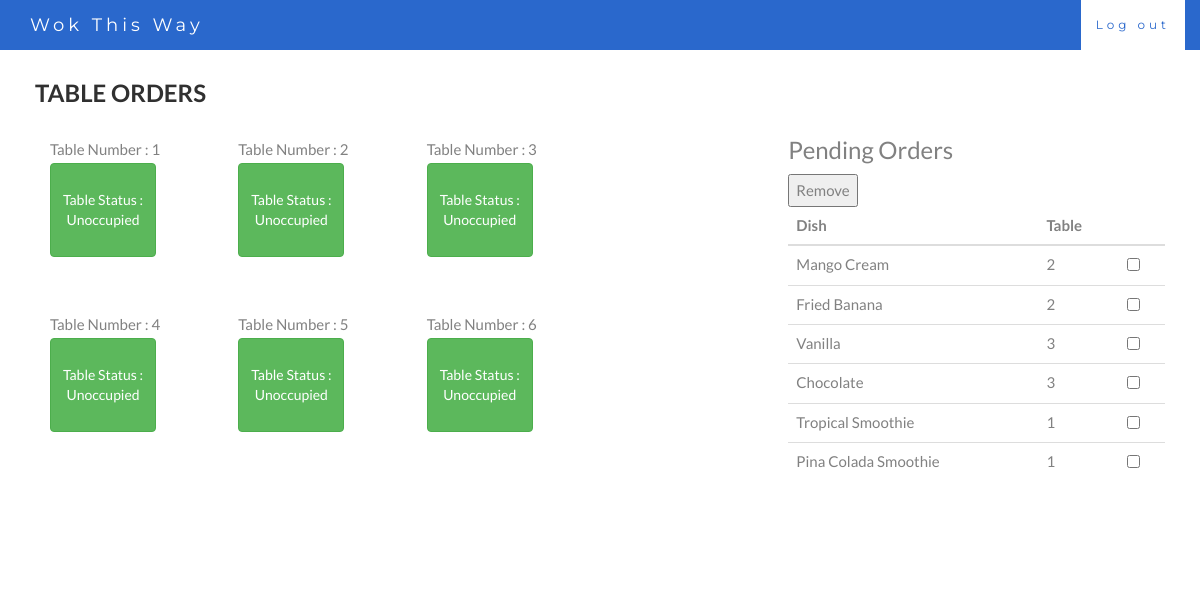
/cashier/, run on an earlier commit of the app's database.
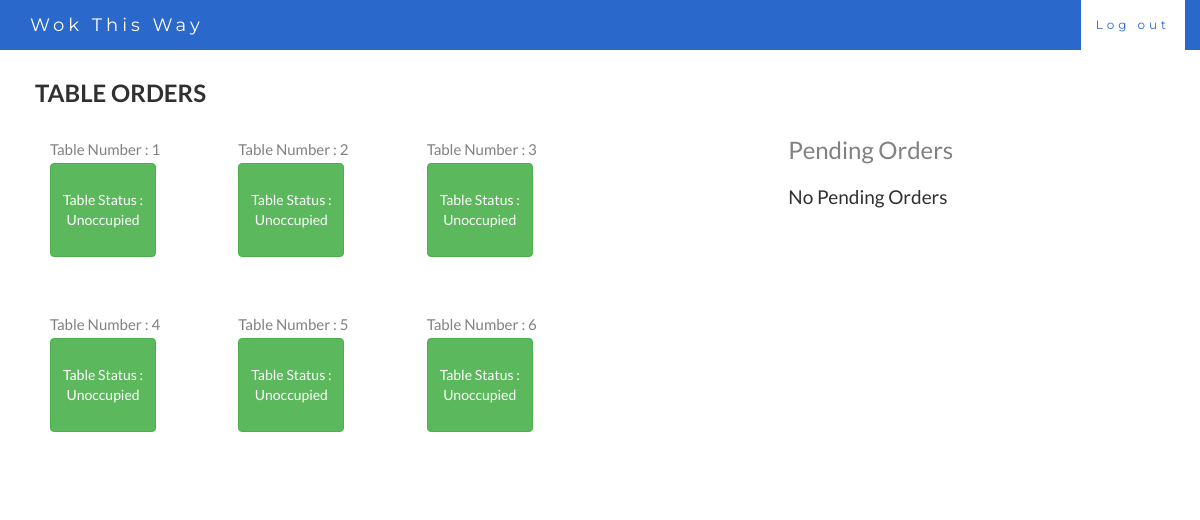
And on a later commit of the database.
### restaurantmanagementsystem/models.py (models this page shows, shortened)
class Table(models.Model):
	table_id = models.IntegerField(primary_key = True)
	status = models.IntegerField()

class Order(models.Model):
	OrderID = models.IntegerField()
	table_id= models.IntegerField()
	status = models.CharField(max_length = 100)
	customer = models.ForeignKey(Customer, on_delete=models.PROTECT,)
	food = models.ForeignKey(Food, on_delete=models.PROTECT, )
	timestamp = models.DateTimeField(default=timezone.now)
	quantity = models.IntegerField(default=1)
	class Meta:
		unique_together=(('OrderID','food'),)

class Food(models.Model):
	ID=models.BigIntegerField(primary_key=True)
	name=models.CharField(max_length=50)
	description=models.CharField(max_length=300)
	price=models.FloatField()
	course=models.CharField(max_length=50)
	cuisine=models.CharField(max_length=50)
	category=models.CharField(max_length=50)
	def __str__(self):
		return self.name

### restaurantmanagementsystem/views.py (the view)
# urls.py: url(r'^cashier/$',views.cashier, name = 'cashier'),
def cashier(request):
    orders = Order.objects.filter(status= 0)
    tables =  Table.objects.all()
    return render(request,'restaurantmanagementsystem/cashier.html',{'tables':tables,'orders':orders})

### restaurantmanagementsystem/templates/restaurantmanagementsystem/cashier.html (shortened to what this page needs)
<!DOCTYPE html>
<html lang="en">
<head>
  <link rel="stylesheet" href="https://maxcdn.bootstrapcdn.com/bootstrap/3.3.7/css/bootstrap.min.css">
</head>
<body id="myPage" data-spy="scroll" data-target=".navbar" data-offset="60">
<nav class="navbar navbar-default navbar-fixed-top">
  <div class="container">
    <div class="navbar-header">
      <a class="navbar-brand" href="#myPage">Wok This Way</a>
    </div>
    <div class="collapse navbar-collapse" id="myNavbar">
      <ul class="nav navbar-nav navbar-right">
        <li><a href="#section1">Log out</a></li>
      </ul>
    </div>
  </div>
</nav>
<div id="section1" class="container-fluid">
  <div class="row">
  <h2>Table Orders</h2>
    <div class="col-lg-8">
  <div class="row">
  {% for table in tables%}
     <div class="col-lg-3">
      Table Number : {{table.table_id}}<br>
         {%if table.status%}
             <button class="btn btn-group-lg btn-danger"><br>Table Status:<br>Occupied<br><br></button>
         {%else%}
                <button class="btn btn-group-lg btn-success"><br>Table Status :<br>Unoccupied<br><br></button>
         {%endif%}
      </div>
      {%ifequal forloop.counter 3 %}
            </div><br><br>
          <div class="row">
      {%endifequal%}
  {%endfor%}
    </div>
	</div>
	<div class="col-lg-4">
	</div>
      <h3>Pending Orders</h3>
      <form action="{% url 'cashier_transaction'%}" method="POST">
      <div class="table-responsive">
      <table class="table table-hover">
        {%if orders%}
        <thead>
          <tr>
            <th>Dish</th>
            <th>Table</th>
            <th>    </th>
          </tr>
        </thead>
        <tbody>
          {%for item in orders%}
        <tr><td>{{item.food}}</td>
          <td>{{item.table_id}}</td>
        <td><input type="checkbox" name = "remove_check" id="" value= "{{item.food}}:{{item.table_id}}"/></td>
      </tr>
      {%endfor%}
        <button type="submit" name = "remove" >Remove</button> </tr>
        </tbody>
        {%else%}
        <h4>No Pending Orders <h4>
       {%endif%}
        </table>
      </div>
    </form>
	</div>
</div>
</body>
</html>

What changed in the data, as far as the page shows it:
no longer on this page (row edited): Order: food "Mango Cream", table_id "2"
no longer on this page (row edited): Order: food "Fried Banana", table_id "2"
no longer on this page (row edited): Order: food "Vanilla", table_id "3"
no longer on this page (row edited): Order: food "Chocolate", table_id "3"
no longer on this page (row edited): Order: food "Tropical Smoothie", table_id "1"
no longer on this page (row edited): Order: food "Pina Colada Smoothie", table_id "1"
Also different on the page:
text no longer shown: "Dish Table Remove"
text now shown: "No Pending Orders"
